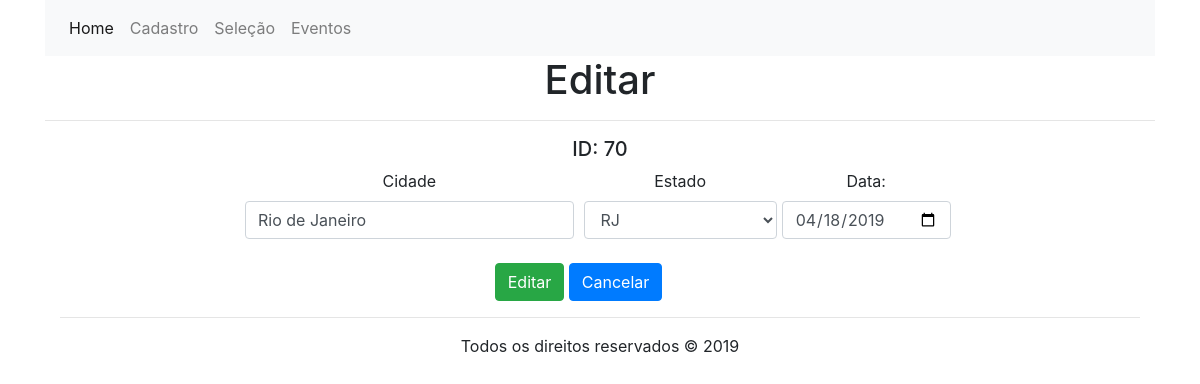
Page /cadastro.php?id=70 on the committed database.
### tables this page shows
CREATE TABLE `usuarios` (
  `id` int(11) NOT NULL,
  `cidade` varchar(50) NOT NULL,
  `estado` varchar(2) NOT NULL,
  `data` date DEFAULT NULL
);

### cadastro.php (called while the page is built, shortened)
<?php
	include "includes/header.php";
?>
<?php include "includes/formCadastro.php";?>
<?php include "includes/footer.php";?>

### class/ClassConexao.php (called while the page is built)
<?php
	 abstract class ClassConexao{
		protected function conectaDB(){
			try{
				$con = new PDO("mysql:host=localhost;dbname=agriconnected","root","");
				return $con;
			}catch(PDOExeption $erro){
				return $erro->getmessage();
			}
		}
	}
?>

### class/ClassCrud.php (called while the page is built, shortened)
<?php
include ("ClassConexao.php");
class ClassCrud extends ClassConexao{
	private $crud;
	private $contador;
	private function preparedStatements($query, $parametros){
		$this->crud=$this->conectaDB()->prepare($query);
		if($this->contador > 0){
            for($i=1; $i <= $this->contador; $i++){
                $this->crud->bindValue($i,$parametros[$i-1]);
            }
        }
		$this->crud->execute();
	}
	private function countParametros($parametros){
		$this->contador = count($parametros);
	}
	public function selectDB($campo, $tabela , $condicao , $parametros){
	    $this->preparedStatements("select {$campo} from {$tabela} {$condicao}" , $parametros);
	    return $this->crud;
	}
}

### includes/formCadastro.php (the view, shortened to what this page needs)
<?php
include "class/ClassCrud.php";
	if(isset($_GET['id'])){
		$acao = "Editar";
			$crud = new ClassCrud();
			$bFetch = $crud->selectDB(
				"*",
				"usuarios",
				"where id=?",
				array($_GET['id'])
			);
			$fetch = $bFetch->fetch(PDO::FETCH_ASSOC);
			$id = $fetch['id'];
			$cidade = $fetch['cidade'];
			$estado = $fetch['estado'];
			$data = $fetch['data'];
	}else{
		$acao = "Cadastrar";
		$id = "";
		$cidade = "";
		$estado = "";
		$data = "";
	}
?>
<h1><?php echo $acao; ?></h1>	<hr>
<div>
	<form method="post" name="form" action="controllers/ControllersCadastro.php" >
		<h5><?php echo "ID: ". $id ; ?></h5>
		<div class="col-md-9 offset-md-2">
		<div class="form-row">
    <div class="col-md-5 mb-4">
      <label >Cidade</label>
      <input type="text" name="cidade" class="form-control" id="cidade" value="<?php echo $cidade; ?>" placeholder="Cidade" >
    </div>
		<div class="col-md-3 mb-4">
			<label for="inputEstado">Estado</label>
			<select name="estado" id="estado"  class="form-control" >
				<option selected><?php echo $estado = (!isset($estado)) ? 'valor padrão' : $estado;?></option>
			</select>
    	</div>
			<div class="form-row text-center">
				<div class="col-md-12 mb-4 text-center">
					<label>Data:</label><input type="date" name="data" id="data" value="<?php echo $data; ?>" class="form-control">
				</div>
			</div>
		<br>
		<div class="col-md-6 offset-md-2">
			<button type="submit" onclick="return validarForm()"  class="btn btn-success"><?php echo $acao; ?></button>
			<input type="button" class="btn btn-primary" value="Cancelar" onclick="javascript: location.href='index.php';" />
		</div>
		</div>
	</form>
</div>

### rows in the picture
usuarios: id "70", cidade "Rio de Janeiro", estado "RJ", data "04/18/2019"

### other values in the picture
$acao "Editar"
